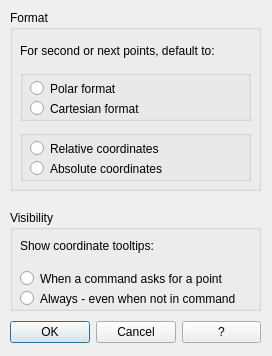
<?xml version="1.0" encoding="UTF-8"?>
<ui version="4.0">
 <class>PointerInput_Settings_Dialog</class>
 <widget class="QDialog" name="PointerInput_Settings_Dialog">
  <property name="geometry">
   <rect>
    <x>0</x>
    <y>0</y>
    <width>272</width>
    <height>356</height>
   </rect>
  </property>
  <property name="minimumSize">
   <size>
    <width>272</width>
    <height>356</height>
   </size>
  </property>
  <property name="maximumSize">
   <size>
    <width>272</width>
    <height>356</height>
   </size>
  </property>
  <property name="windowTitle">
   <string>QAD - Pointer Input Settings</string>
  </property>
  <widget class="QGroupBox" name="groupBox">
   <property name="geometry">
    <rect>
     <x>10</x>
     <y>10</y>
     <width>251</width>
     <height>181</height>
    </rect>
   </property>
   <property name="title">
    <string>Format</string>
   </property>
   <widget class="QLabel" name="label">
    <property name="geometry">
     <rect>
      <x>10</x>
      <y>20</y>
      <width>231</width>
      <height>41</height>
     </rect>
    </property>
    <property name="text">
     <string>For second or next points, default to:</string>
    </property>
    <property name="textFormat">
     <enum>Qt::AutoText</enum>
    </property>
    <property name="wordWrap">
     <bool>true</bool>
    </property>
   </widget>
   <widget class="QGroupBox" name="groupBox_3">
    <property name="geometry">
     <rect>
      <x>10</x>
      <y>60</y>
      <width>231</width>
      <height>51</height>
     </rect>
    </property>
    <property name="title">
     <string/>
    </property>
    <widget class="QRadioButton" name="radioPolarFmt">
     <property name="geometry">
      <rect>
       <x>10</x>
       <y>10</y>
       <width>211</width>
       <height>17</height>
      </rect>
     </property>
     <property name="toolTip">
      <string>Displays the tooltip for the second or next point in polar coordinate format. Enter a comma (,) to change to Cartesian format. (DYNPIFORMAT system variable)</string>
     </property>
     <property name="text">
      <string>Polar format</string>
     </property>
    </widget>
    <widget class="QRadioButton" name="radioCartesianFmt">
     <property name="geometry">
      <rect>
       <x>10</x>
       <y>30</y>
       <width>211</width>
       <height>17</height>
      </rect>
     </property>
     <property name="toolTip">
      <string>Displays the tooltip for the second or next point in Cartesian coordinate format. Enter an angle symbol (&lt;) to change to polar format. (DYNPIFORMAT system variable)</string>
     </property>
     <property name="text">
      <string>Cartesian format</string>
     </property>
    </widget>
   </widget>
   <widget class="QGroupBox" name="groupBox_4">
    <property name="geometry">
     <rect>
      <x>10</x>
      <y>120</y>
      <width>231</width>
      <height>51</height>
     </rect>
    </property>
    <property name="title">
     <string/>
    </property>
    <widget class="QRadioButton" name="radioRelativeCoord">
     <property name="geometry">
      <rect>
       <x>10</x>
       <y>10</y>
       <width>211</width>
       <height>17</height>
      </rect>
     </property>
     <property name="toolTip">
      <string>Displays the tooltip for the second or next point in relative coordinate format. Enter a pound sign (#) to change to absolute format. (DYNPICOORDS system variable)</string>
     </property>
     <property name="text">
      <string>Relative coordinates</string>
     </property>
    </widget>
    <widget class="QRadioButton" name="radioAbsoluteCoord">
     <property name="geometry">
      <rect>
       <x>10</x>
       <y>30</y>
       <width>211</width>
       <height>17</height>
      </rect>
     </property>
     <property name="toolTip">
      <string>Displays the tooltip for the second or next point in absolute coordinate format. Enter an &quot;at&quot; sign (@) to change to relative coordinates format. (DYNPICOORDS system variable)</string>
     </property>
     <property name="text">
      <string>Absolute coordinates</string>
     </property>
    </widget>
   </widget>
  </widget>
  <widget class="QGroupBox" name="groupBox_2">
   <property name="geometry">
    <rect>
     <x>10</x>
     <y>210</y>
     <width>251</width>
     <height>101</height>
    </rect>
   </property>
   <property name="title">
    <string>Visibility</string>
   </property>
   <widget class="QRadioButton" name="radioVisAlways">
    <property name="geometry">
     <rect>
      <x>10</x>
      <y>80</y>
      <width>231</width>
      <height>17</height>
     </rect>
    </property>
    <property name="toolTip">
     <string>Always displays tooltips when pointer input is turned on. ( DYNPIVIS system variable)</string>
    </property>
    <property name="text">
     <string>Always - even when not in command</string>
    </property>
   </widget>
   <widget class="QRadioButton" name="radioVisWhenAsksPt">
    <property name="geometry">
     <rect>
      <x>10</x>
      <y>60</y>
      <width>231</width>
      <height>17</height>
     </rect>
    </property>
    <property name="toolTip">
     <string>When pointer input is turned on, displays tooltips whenever a command prompts you for a point. (DYNPIVIS system variable)</string>
    </property>
    <property name="text">
     <string>When a command asks for a point</string>
    </property>
   </widget>
   <widget class="QLabel" name="label_2">
    <property name="geometry">
     <rect>
      <x>10</x>
      <y>20</y>
      <width>231</width>
      <height>31</height>
     </rect>
    </property>
    <property name="text">
     <string>Show coordinate tooltips:</string>
    </property>
    <property name="wordWrap">
     <bool>true</bool>
    </property>
   </widget>
  </widget>
  <widget class="QWidget" name="layoutWidget">
   <property name="geometry">
    <rect>
     <x>10</x>
     <y>320</y>
     <width>251</width>
     <height>25</height>
    </rect>
   </property>
   <layout class="QHBoxLayout" name="horizontalLayout">
    <item>
     <widget class="QPushButton" name="okButton">
      <property name="text">
       <string>OK</string>
      </property>
     </widget>
    </item>
    <item>
     <widget class="QPushButton" name="cancelButton">
      <property name="text">
       <string>Cancel</string>
      </property>
     </widget>
    </item>
    <item>
     <widget class="QPushButton" name="helpButton">
      <property name="text">
       <string>?</string>
      </property>
     </widget>
    </item>
   </layout>
  </widget>
 </widget>
 <resources/>
 <connections>
  <connection>
   <sender>okButton</sender>
   <signal>clicked()</signal>
   <receiver>PointerInput_Settings_Dialog</receiver>
   <slot>ButtonBOX_Accepted()</slot>
   <hints>
    <hint type="sourcelabel">
     <x>47</x>
     <y>307</y>
    </hint>
    <hint type="destinationlabel">
     <x>7</x>
     <y>290</y>
    </hint>
   </hints>
  </connection>
  <connection>
   <sender>helpButton</sender>
   <signal>clicked()</signal>
   <receiver>PointerInput_Settings_Dialog</receiver>
   <slot>ButtonHELP_Pressed()</slot>
   <hints>
    <hint type="sourcelabel">
     <x>213</x>
     <y>313</y>
    </hint>
    <hint type="destinationlabel">
     <x>265</x>
     <y>288</y>
    </hint>
   </hints>
  </connection>
  <connection>
   <sender>cancelButton</sender>
   <signal>clicked()</signal>
   <receiver>PointerInput_Settings_Dialog</receiver>
   <slot>reject()</slot>
   <hints>
    <hint type="sourcelabel">
     <x>132</x>
     <y>311</y>
    </hint>
    <hint type="destinationlabel">
     <x>145</x>
     <y>287</y>
    </hint>
   </hints>
  </connection>
 </connections>
 <slots>
  <slot>ButtonBOX_Accepted()</slot>
  <slot>ButtonHELP_Pressed()</slot>
 </slots>
</ui>
